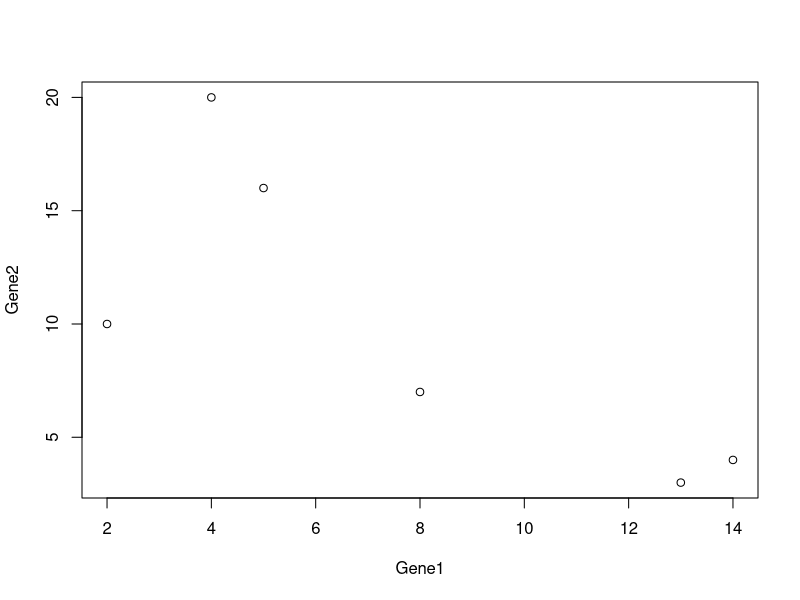
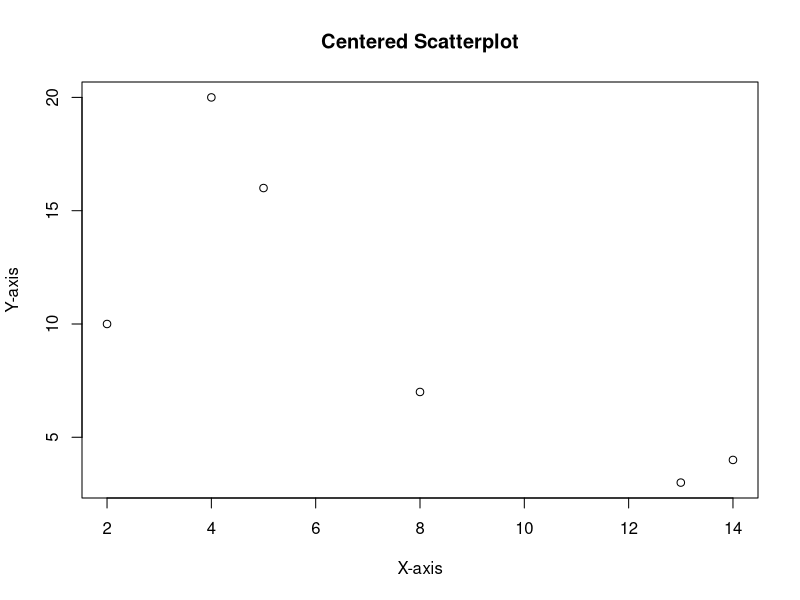
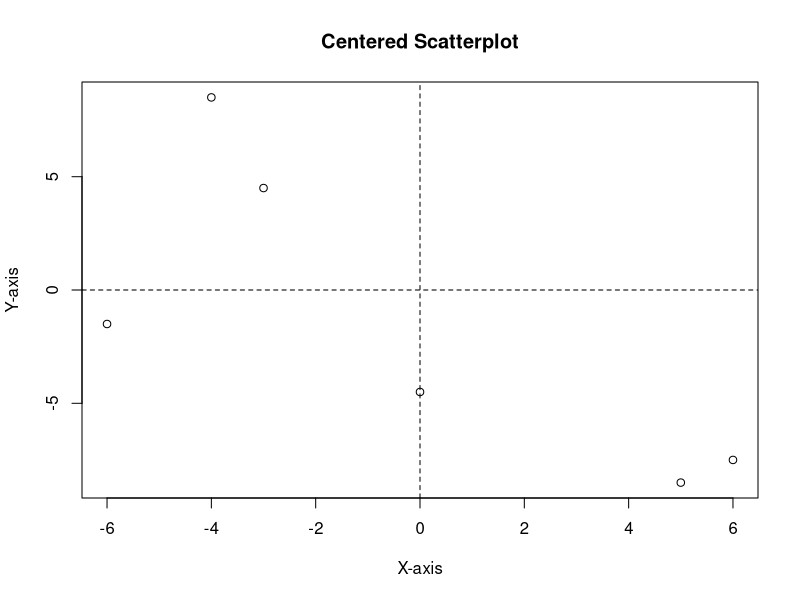

R code for these plots, in order:
## ---- chunk 1
library(ggplot2)
## ---- chunk 2
data = data.frame(Samp1 = c(14,4,1,7,3),
                  Samp2 = c(13,3,8,2,1),
                  Samp3 = c(8,7,8,16,5),
                  Samp4 = c(2,10,3,23,2),
                  Samp5 = c(4,20,9,5,10),
                  Samp6 = c(5,16,10,12,2)
                  )
rownames(data) <- c('Gene1','Gene2','Gene3','Gene4',"Gene5")

data <- t(data)
## ---- chunk 3
x = data[,'Gene1']
y = data[,'Gene2']
plot(x,y, xlab = 'Gene1', ylab = 'Gene2') 
## ---- chunk 4
# Create scatterplot
plot(x, y, main = "Centered Scatterplot", xlab = "X-axis", ylab = "Y-axis")

# Determine the range of x and y values
x_range <- range(x)
y_range <- range(y)

# Calculate the center of the plot
x_center <- mean(x_range)
y_center <- mean(y_range)

# Set the new limits for x and y axes to center the plot
new_x_range <- x_range - x_center
new_y_range <- y_range - y_center

# Subtract the mean values from each data point
centered_x <- x - x_center
centered_y <- y - y_center


# Adjust the plot limits to center the scatterplot
plot(centered_x, centered_y, xlim = new_x_range, ylim = new_y_range, main = "Centered Scatterplot", xlab = "X-axis", ylab = "Y-axis") + abline(h=0, lty = 2) + abline(v=0, lty = 2)
